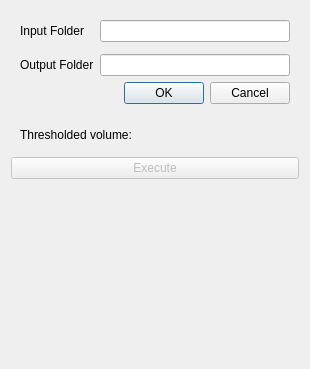
<?xml version="1.0" encoding="UTF-8"?>
<ui version="4.0">
 <class>CryoablationMonitoring</class>
 <widget class="qMRMLWidget" name="CryoablationMonitoring">
  <property name="geometry">
   <rect>
    <x>0</x>
    <y>0</y>
    <width>310</width>
    <height>369</height>
   </rect>
  </property>
  <layout class="QVBoxLayout" name="verticalLayout">
   <item>
    <widget class="ctkCollapsibleButton" name="Inputs" native="true">
     <property name="text" stdset="0">
      <string>Inputs</string>
     </property>
     <layout class="QFormLayout" name="formLayout_2">
      <item row="1" column="0">
       <widget class="QLabel" name="label_7">
        <property name="text">
         <string>Input Folder</string>
        </property>
       </widget>
      </item>
      <item row="1" column="1">
       <widget class="QLineEdit" name="inputPathEdit"/>
      </item>
      <item row="3" column="1">
       <widget class="qMRMLNodeComboBox" name="inputSelector" native="true">
        <property name="toolTip">
         <string>Pick the input to the algorithm.</string>
        </property>
        <property name="nodeTypes" stdset="0">
         <stringlist>
          <string>vtkMRMLScalarVolumeNode</string>
         </stringlist>
        </property>
        <property name="showChildNodeTypes" stdset="0">
         <bool>false</bool>
        </property>
        <property name="addEnabled" stdset="0">
         <bool>false</bool>
        </property>
        <property name="removeEnabled" stdset="0">
         <bool>false</bool>
        </property>
       </widget>
      </item>
      <item row="4" column="0">
       <widget class="QLabel" name="label">
        <property name="text">
         <string>Output Folder</string>
        </property>
       </widget>
      </item>
      <item row="4" column="1">
       <widget class="QLineEdit" name="outputPathEdit"/>
      </item>
      <item row="5" column="1">
       <widget class="QDialogButtonBox" name="buttonBox">
        <property name="standardButtons">
         <set>QDialogButtonBox::Cancel|QDialogButtonBox::Ok</set>
        </property>
       </widget>
      </item>
     </layout>
    </widget>
   </item>
   <item>
    <widget class="ctkCollapsibleButton" name="outputsCollapsibleButton" native="true">
     <property name="text" stdset="0">
      <string>Outputs</string>
     </property>
     <layout class="QFormLayout" name="formLayout_4">
      <item row="1" column="0">
       <widget class="QLabel" name="label_2">
        <property name="text">
         <string>Thresholded volume:</string>
        </property>
       </widget>
      </item>
      <item row="1" column="1">
       <widget class="qMRMLNodeComboBox" name="outputSelector" native="true">
        <property name="toolTip">
         <string>Pick the output to the algorithm.</string>
        </property>
        <property name="nodeTypes" stdset="0">
         <stringlist>
          <string>vtkMRMLScalarVolumeNode</string>
         </stringlist>
        </property>
        <property name="showChildNodeTypes" stdset="0">
         <bool>false</bool>
        </property>
        <property name="noneEnabled" stdset="0">
         <bool>true</bool>
        </property>
        <property name="addEnabled" stdset="0">
         <bool>true</bool>
        </property>
        <property name="removeEnabled" stdset="0">
         <bool>true</bool>
        </property>
       </widget>
      </item>
     </layout>
    </widget>
   </item>
   <item>
    <widget class="QPushButton" name="applyButton">
     <property name="enabled">
      <bool>false</bool>
     </property>
     <property name="toolTip">
      <string>Run the algorithm.</string>
     </property>
     <property name="text">
      <string>Execute</string>
     </property>
    </widget>
   </item>
   <item>
    <spacer name="verticalSpacer">
     <property name="orientation">
      <enum>Qt::Vertical</enum>
     </property>
     <property name="sizeHint" stdset="0">
      <size>
       <width>20</width>
       <height>40</height>
      </size>
     </property>
    </spacer>
   </item>
  </layout>
 </widget>
 <customwidgets>
  <customwidget>
   <class>ctkCollapsibleButton</class>
   <extends>QWidget</extends>
   <header>ctkCollapsibleButton.h</header>
   <container>1</container>
  </customwidget>
  <customwidget>
   <class>qMRMLNodeComboBox</class>
   <extends>QWidget</extends>
   <header>qMRMLNodeComboBox.h</header>
  </customwidget>
  <customwidget>
   <class>qMRMLWidget</class>
   <extends>QWidget</extends>
   <header>qMRMLWidget.h</header>
   <container>1</container>
  </customwidget>
 </customwidgets>
 <resources/>
 <connections>
  <connection>
   <sender>CryoablationMonitoring</sender>
   <signal>mrmlSceneChanged(vtkMRMLScene*)</signal>
   <receiver>inputSelector</receiver>
   <slot>setMRMLScene(vtkMRMLScene*)</slot>
   <hints>
    <hint type="sourcelabel">
     <x>122</x>
     <y>132</y>
    </hint>
    <hint type="destinationlabel">
     <x>248</x>
     <y>61</y>
    </hint>
   </hints>
  </connection>
  <connection>
   <sender>CryoablationMonitoring</sender>
   <signal>mrmlSceneChanged(vtkMRMLScene*)</signal>
   <receiver>outputSelector</receiver>
   <slot>setMRMLScene(vtkMRMLScene*)</slot>
   <hints>
    <hint type="sourcelabel">
     <x>82</x>
     <y>135</y>
    </hint>
    <hint type="destinationlabel">
     <x>220</x>
     <y>161</y>
    </hint>
   </hints>
  </connection>
 </connections>
</ui>
